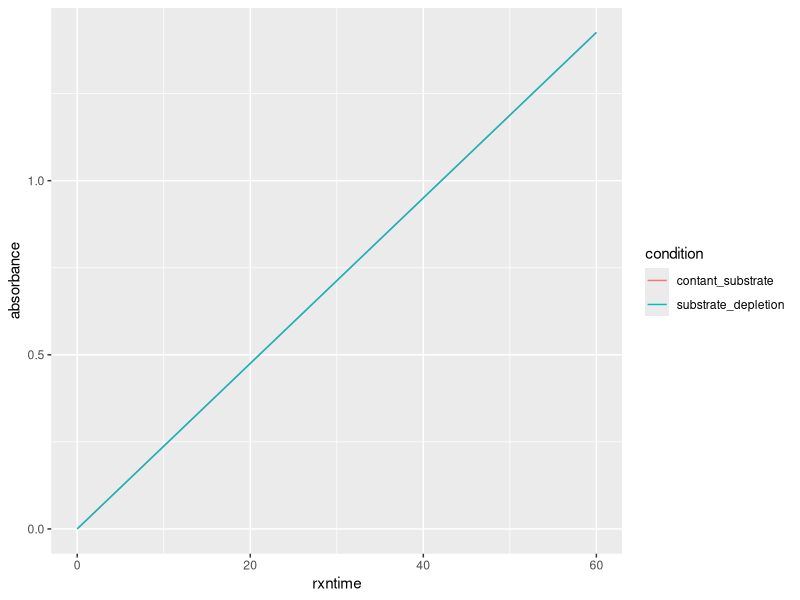
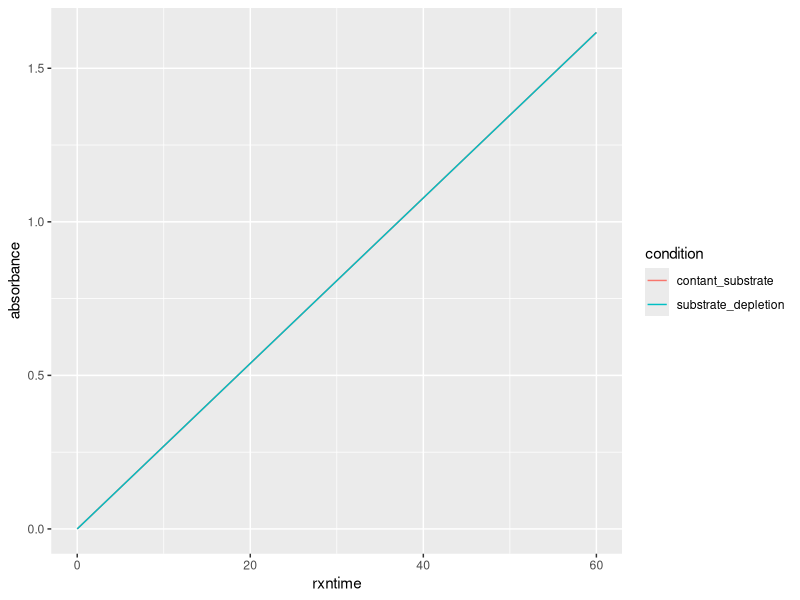
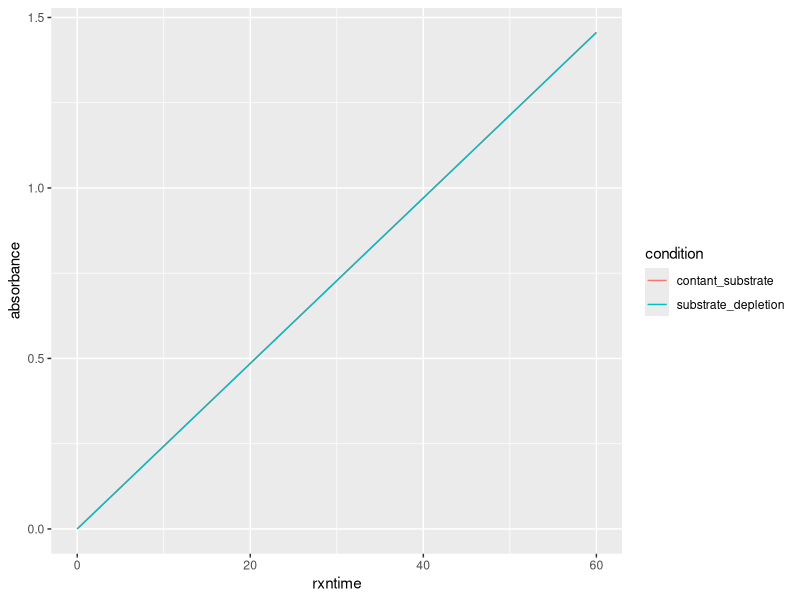
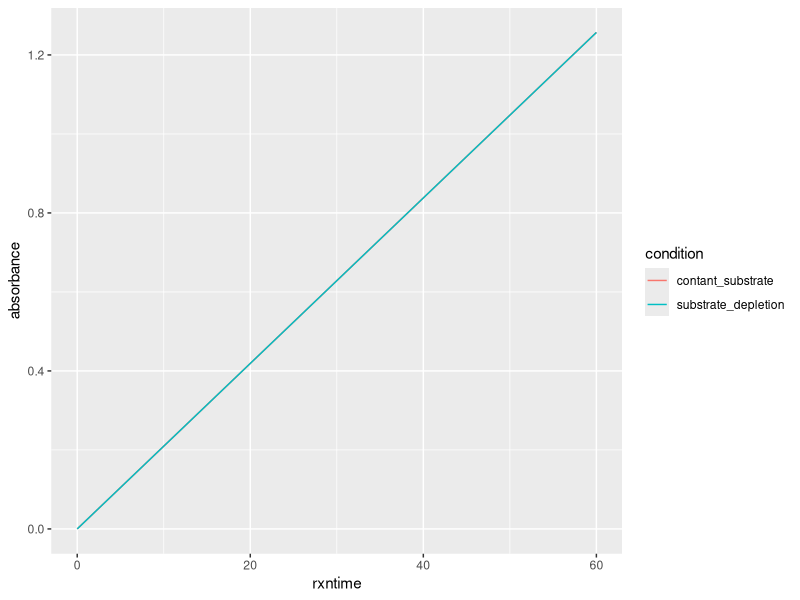
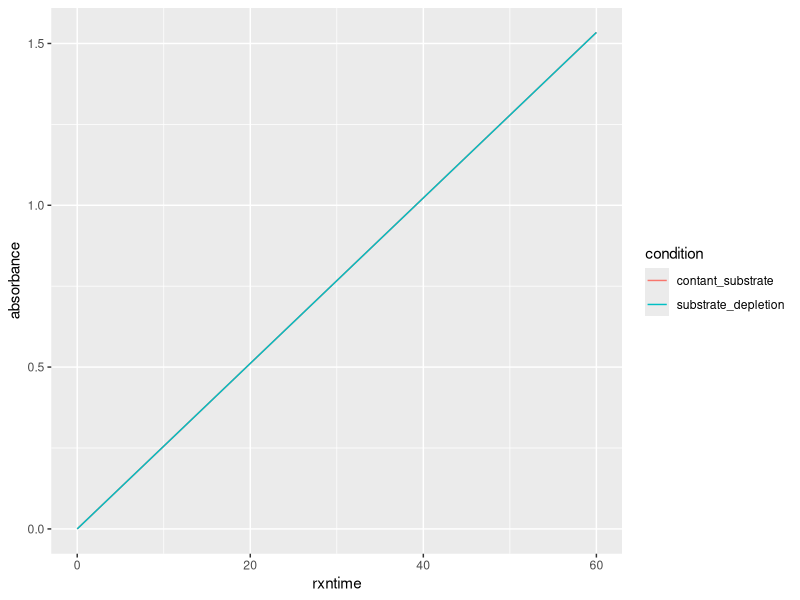

Reproduce these figures in R, in order.
## ---- chunk 1
library(tidyverse)
library(here)
library(readxl)
## ---- chunk 2
volumeCuvette = 0.003
abs = 1.5
extinctionCoeff = 6220
conc = 1.5/6220 #Molar
conc = conc * 1000000 #microMolar
velocity = conc * volumeCuvette #microMoles/min
velocity = velocity/60 #microMoles/s 
maxSubtrateConc = 250000 #microMolar
activeSites = 4 #number of active sites of the enzyme 
volumeEnzyme = 0.1 #millilitres
t = 60 #runtime
timeInterval = 1
## ---- chunk 3
enzymeConc_calc <- function(KM, Kcat){
  KM_S = (maxSubtrateConc + (KM * 1000))
  Vmax = (velocity * KM_S)/maxSubtrateConc 
  conc_of_enzyme = Vmax/(activeSites * Kcat)
  conc_of_enzyme = conc_of_enzyme * 10
  return(conc_of_enzyme)
}

Vmax_calc <- function(Kcat, enzymeConc){
  moles_of_enzyme = enzymeConc * volumeEnzyme
  Vmax = moles_of_enzyme * activeSites * Kcat
  return(Vmax)
}
## ---- chunk 4
#function to calculate velocity of enzyme reaction at given substrate concentration
velocity_calc <- function(s, vmax, km){
  v = (vmax * s)/(km + s)
  return(v)
}

#function to calculate new substrate concentration
substrateConc_calc <- function(s, v, t, rxntime){
  if (rxntime != 0){
    mole_alc = s * 0.003
    mole_alc = mole_alc - (v * t)
    s = mole_alc/0.003
    return(s)
  }
  else{
    return(s)
  }
}

#function to calculate remaining moles of substrate
molesSubstrate_calc <- function(s, v, t, rxntime){
  if (rxntime != 0){
    mole_alc = s * 0.003
    mole_alc = mole_alc - (v * t)
    return(mole_alc)
  }
  else{
    mole_alc = s * 0.003
    return(mole_alc)
  }
}

#function to calculate absorbance
absorbance_calc <- function(i, s){
  mole_product = i - s #moles of product
  conc_product = mole_product/0.003 #conctration of product microMolar
  conc_product = conc_product/1000000 #concentration of product in Molar
  abs = conc_product * 6220
  return(abs)
}
## ---- chunk 5

enzyme_calc <- function(substrate_Conc, K_m, Vmax){
  a <- numeric()
  b <- numeric()
  Km = K_m * 1000
  rxntime = 0 #sets rxntime at 0
  substrateConc = substrate_Conc * 1000 #initial substrate concentration
  initMolesSubs = substrateConc * volumeCuvette #initial Moles of substrate
  velocity = velocity_calc(substrateConc, Vmax, Km)
  while(rxntime <= t){
    molesSubstrate = molesSubstrate_calc(substrateConc, velocity,timeInterval, rxntime) #moles of substrate remaining
    velocity = velocity_calc(substrateConc, Vmax, Km)
    absorbance = absorbance_calc(initMolesSubs, molesSubstrate)
    substrateConc = substrateConc_calc(substrateConc, velocity, timeInterval, rxntime)
#    print(c(rxntime, velocity, molesSubstrate, substrateConc, absorbance))
    a <- c(a, absorbance)
    b <- c(b, rxntime)
    rxntime = rxntime + timeInterval
  }
  c <- numeric()
  d <- numeric()
  rxntime = 0 #sets rxntime at 0
  substrateConc = substrate_Conc * 1000 #initial substrate concentration
  initMolesSubs = substrateConc * volumeCuvette #initial Moles of substrate
  timeInterval = t
  velocity = velocity_calc(substrateConc, Vmax, Km)
  while(rxntime <= t){
    molesSubstrate = molesSubstrate_calc(substrateConc, velocity,timeInterval, rxntime) #moles of substrate remaining
    velocity = velocity_calc(substrateConc, Vmax, Km)
    absorbance = absorbance_calc(initMolesSubs, molesSubstrate)
    substrateConc = substrateConc_calc(substrateConc, velocity, timeInterval, rxntime)
    #print(c(rxntime, velocity, molesSubstrate, substrateConc, absorbance))
    c <- c(c, absorbance)
    d <- c(d, rxntime)
  rxntime = rxntime + timeInterval
  }
  df10 <- data.frame(a, b)
  df11 <- data.frame(c, d)
  colnames(df10) <- c("substrate_depletion", "rxntime")
  colnames(df11) <- c("contant_substrate", "rxntime")
  df12 <- merge(df10, df11, by = "rxntime", all = TRUE)
  df12 <- df12 %>%
  pivot_longer(cols = !rxntime, names_to = "condition", values_to = "absorbance") %>%
  drop_na()
  df12
}

## ---- chunk 6
rxn_params <- read_xlsx(here("data", "reaction_parameters.xlsx"))
rxn_params <- rxn_params %>% filter(inhibition_actual == "no_inhibition") %>% 
  mutate(enzyme_conc = signif(enzymeConc_calc(Km, Kcat), digits = 1)) %>% 
  mutate(Vmax = Vmax_calc(Kcat, enzyme_conc)) %>% 
  mutate(min_substrate_conc = 1) 
# mutate(max_substrate_conc = maxSubtrateConc) %>%


rxn_params
## ---- chunk 7
df1 <- rxn_params %>% 
 mutate(data = pmap(list(250, Km, Vmax), enzyme_calc))

df1$data[1]
## ---- chunk 8
absorbanceGraphs <- function(df){
  df %>%
    ggplot() +
    aes(x = rxntime, y = absorbance, group = condition, colour = condition) +
    geom_line()
}
## ---- chunk 9
df1 <- df1 %>% 
 mutate(plot = map(data, absorbanceGraphs))

df1$plot
